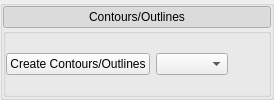
         <widget class="QGroupBox" name="contour_frame">
          <property name="styleSheet">
           <string notr="true"/>
          </property>
          <property name="title">
           <string/>
          </property>
          <property name="styleClass" stdset="0">
           <string>outsideFrame</string>
          </property>
          <layout class="QVBoxLayout" name="verticalLayout_13">
           <property name="spacing">
            <number>0</number>
           </property>
           <property name="leftMargin">
            <number>0</number>
           </property>
           <property name="topMargin">
            <number>0</number>
           </property>
           <property name="rightMargin">
            <number>0</number>
           </property>
           <property name="bottomMargin">
            <number>0</number>
           </property>
           <item>
            <widget class="QPushButton" name="pushButton_6">
             <property name="styleSheet">
              <string notr="true"/>
             </property>
             <property name="text">
              <string>Contours/Outlines</string>
             </property>
             <property name="checkable">
              <bool>true</bool>
             </property>
             <property name="checked">
              <bool>true</bool>
             </property>
             <property name="styleClass" stdset="0">
              <string>MenuButton</string>
             </property>
            </widget>
           </item>
           <item>
            <widget class="QGroupBox" name="inside_contour_frame">
             <property name="styleSheet">
              <string notr="true"/>
             </property>
             <property name="title">
              <string/>
             </property>
             <property name="styleClass" stdset="0">
              <string>insideFrame</string>
             </property>
             <layout class="QGridLayout" name="gridLayout_10">
              <property name="leftMargin">
               <number>0</number>
              </property>
              <property name="topMargin">
               <number>0</number>
              </property>
              <property name="rightMargin">
               <number>0</number>
              </property>
              <property name="bottomMargin">
               <number>0</number>
              </property>
              <item row="0" column="0">
               <widget class="QPushButton" name="create_contours_button">
                <property name="text">
                 <string>Create Contours/Outlines</string>
                </property>
               </widget>
              </item>
              <item row="0" column="1">
               <widget class="QComboBox" name="contour_source_combobox"/>
              </item>
              <item row="0" column="2">
               <spacer name="horizontalSpacer_3">
                <property name="orientation">
                 <enum>Qt::Horizontal</enum>
                </property>
                <property name="sizeHint" stdset="0">
                 <size>
                  <width>40</width>
                  <height>20</height>
                 </size>
                </property>
               </spacer>
              </item>
             </layout>
            </widget>
           </item>
          </layout>
         </widget>
